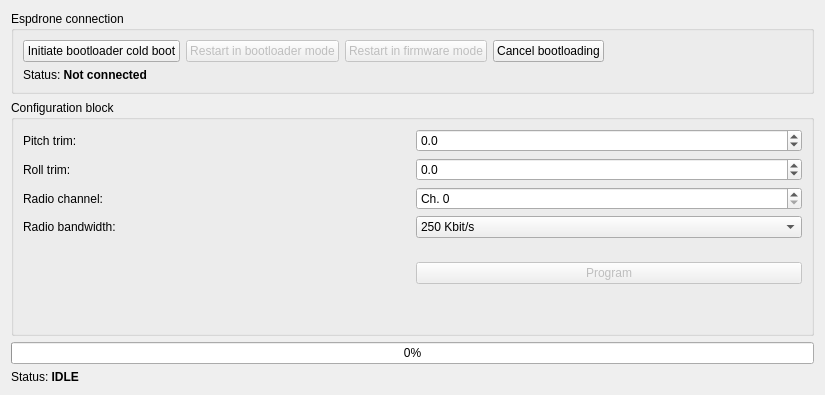
<?xml version="1.0" encoding="UTF-8"?>
<ui version="4.0">
 <class>Form</class>
 <widget class="QWidget" name="Form">
  <property name="windowModality">
   <enum>Qt::ApplicationModal</enum>
  </property>
  <property name="enabled">
   <bool>true</bool>
  </property>
  <property name="geometry">
   <rect>
    <x>0</x>
    <y>0</y>
    <width>825</width>
    <height>395</height>
   </rect>
  </property>
  <property name="windowTitle">
   <string>Espdrone 1.0 Config</string>
  </property>
  <layout class="QGridLayout" name="gridLayout_3">
   <item row="0" column="0">
    <layout class="QVBoxLayout" name="verticalLayout">
     <item>
      <widget class="QGroupBox" name="groupBox">
       <property name="title">
        <string>Espdrone connection</string>
       </property>
       <layout class="QVBoxLayout" name="verticalLayout_2">
        <item>
         <layout class="QHBoxLayout" name="horizontalLayout_2">
          <item>
           <widget class="QPushButton" name="coldBootButton">
            <property name="text">
             <string>Initiate bootloader cold boot</string>
            </property>
           </widget>
          </item>
          <item>
           <widget class="QPushButton" name="pushButton_2">
            <property name="enabled">
             <bool>false</bool>
            </property>
            <property name="text">
             <string>Restart in bootloader mode</string>
            </property>
           </widget>
          </item>
          <item>
           <widget class="QPushButton" name="resetButton">
            <property name="enabled">
             <bool>false</bool>
            </property>
            <property name="text">
             <string>Restart in firmware mode</string>
            </property>
           </widget>
          </item>
          <item>
           <widget class="QPushButton" name="_cancel_bootloading">
            <property name="text">
             <string>Cancel bootloading</string>
            </property>
           </widget>
          </item>
          <item>
           <spacer name="horizontalSpacer">
            <property name="orientation">
             <enum>Qt::Horizontal</enum>
            </property>
            <property name="sizeHint" stdset="0">
             <size>
              <width>40</width>
              <height>20</height>
             </size>
            </property>
           </spacer>
          </item>
         </layout>
        </item>
        <item>
         <widget class="QLabel" name="connectionStatus">
          <property name="text">
           <string>Status: &lt;b&gt;Not connected&lt;/b&gt;</string>
          </property>
         </widget>
        </item>
       </layout>
      </widget>
     </item>
     <item>
      <layout class="QGridLayout" name="gridLayout">
       <property name="horizontalSpacing">
        <number>6</number>
       </property>
       <item row="0" column="0">
        <widget class="QGroupBox" name="configBlockGroup">
         <property name="enabled">
          <bool>true</bool>
         </property>
         <property name="title">
          <string>Configuration block</string>
         </property>
         <layout class="QGridLayout" name="gridLayout_2">
          <item row="6" column="0">
           <widget class="QLabel" name="label_9">
            <property name="text">
             <string>Radio bandwidth:</string>
            </property>
           </widget>
          </item>
          <item row="6" column="2">
           <widget class="QComboBox" name="radioSpeed">
            <property name="editable">
             <bool>false</bool>
            </property>
            <property name="currentIndex">
             <number>0</number>
            </property>
            <item>
             <property name="text">
              <string>250 Kbit/s</string>
             </property>
            </item>
            <item>
             <property name="text">
              <string>1 MBit/s</string>
             </property>
            </item>
            <item>
             <property name="text">
              <string> 2 MBit/s</string>
             </property>
            </item>
           </widget>
          </item>
          <item row="1" column="0">
           <widget class="QLabel" name="label_4">
            <property name="text">
             <string>Pitch trim:</string>
            </property>
           </widget>
          </item>
          <item row="2" column="0">
           <widget class="QLabel" name="label_6">
            <property name="text">
             <string>Roll trim:</string>
            </property>
           </widget>
          </item>
          <item row="8" column="2">
           <widget class="QPushButton" name="saveConfigblock">
            <property name="enabled">
             <bool>false</bool>
            </property>
            <property name="text">
             <string>Program</string>
            </property>
           </widget>
          </item>
          <item row="5" column="0">
           <widget class="QLabel" name="label_8">
            <property name="text">
             <string>Radio channel:</string>
            </property>
           </widget>
          </item>
          <item row="7" column="0">
           <spacer name="verticalSpacer_2">
            <property name="orientation">
             <enum>Qt::Vertical</enum>
            </property>
            <property name="sizeHint" stdset="0">
             <size>
              <width>0</width>
              <height>10</height>
             </size>
            </property>
           </spacer>
          </item>
          <item row="5" column="2">
           <widget class="QSpinBox" name="radioChannel">
            <property name="prefix">
             <string>Ch. </string>
            </property>
            <property name="maximum">
             <number>127</number>
            </property>
           </widget>
          </item>
          <item row="9" column="2">
           <spacer name="verticalSpacer">
            <property name="orientation">
             <enum>Qt::Vertical</enum>
            </property>
            <property name="sizeHint" stdset="0">
             <size>
              <width>20</width>
              <height>40</height>
             </size>
            </property>
           </spacer>
          </item>
          <item row="1" column="2">
           <widget class="QDoubleSpinBox" name="pitchTrim">
            <property name="decimals">
             <number>1</number>
            </property>
            <property name="minimum">
             <double>-10.000000000000000</double>
            </property>
            <property name="maximum">
             <double>10.000000000000000</double>
            </property>
           </widget>
          </item>
          <item row="2" column="2">
           <widget class="QDoubleSpinBox" name="rollTrim">
            <property name="decimals">
             <number>1</number>
            </property>
            <property name="minimum">
             <double>-10.000000000000000</double>
            </property>
            <property name="maximum">
             <double>10.000000000000000</double>
            </property>
           </widget>
          </item>
         </layout>
        </widget>
       </item>
      </layout>
     </item>
     <item>
      <layout class="QVBoxLayout" name="verticalLayout_6">
       <item>
        <widget class="QProgressBar" name="progressBar">
         <property name="value">
          <number>0</number>
         </property>
        </widget>
       </item>
       <item>
        <widget class="QLabel" name="statusLabel">
         <property name="text">
          <string>Status: &lt;b&gt;IDLE&lt;/b&gt;</string>
         </property>
        </widget>
       </item>
      </layout>
     </item>
    </layout>
   </item>
  </layout>
 </widget>
 <resources/>
 <connections/>
</ui>
